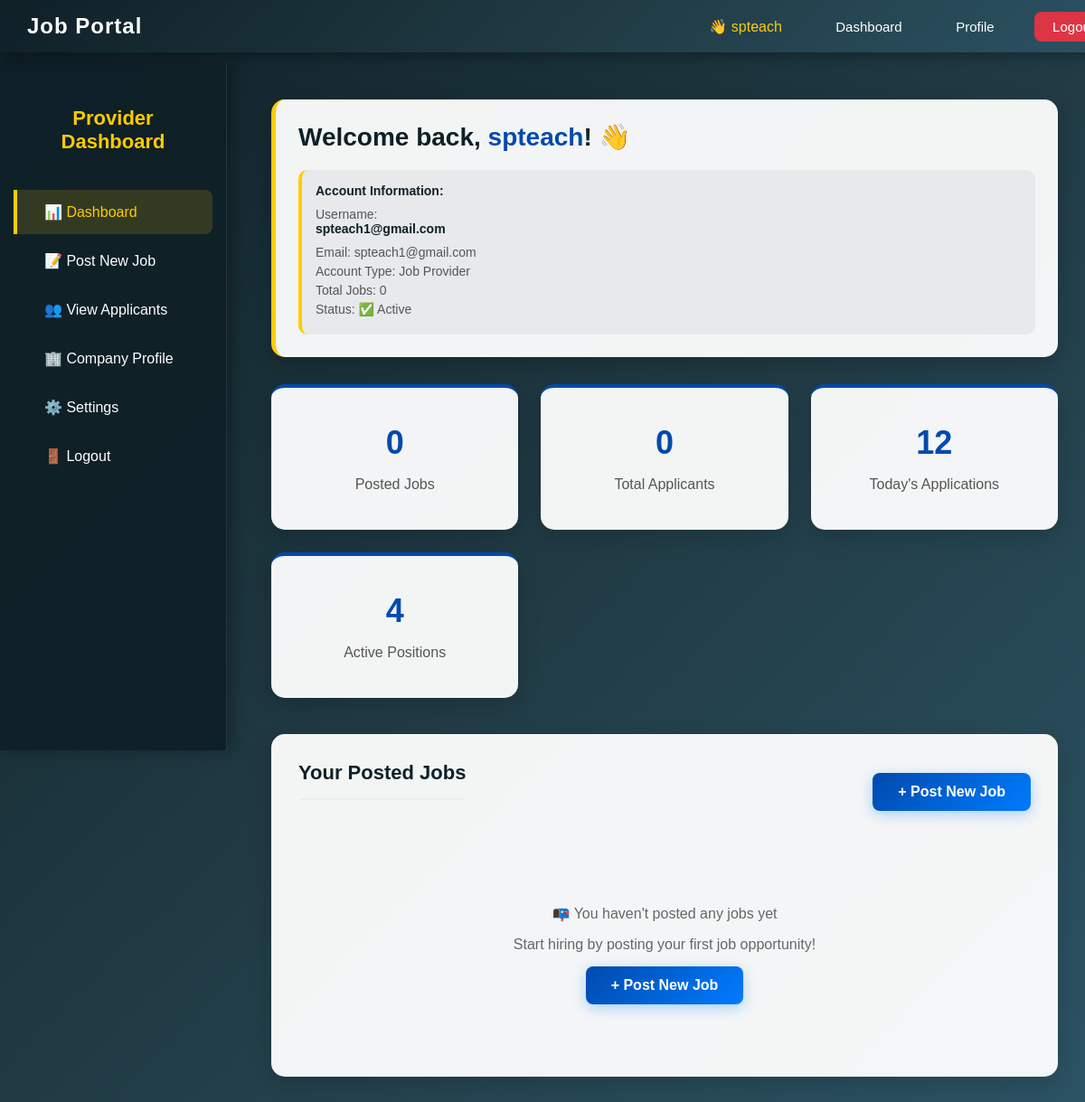
The app's page /jobprovider-dashboard/ (signed in), older data.
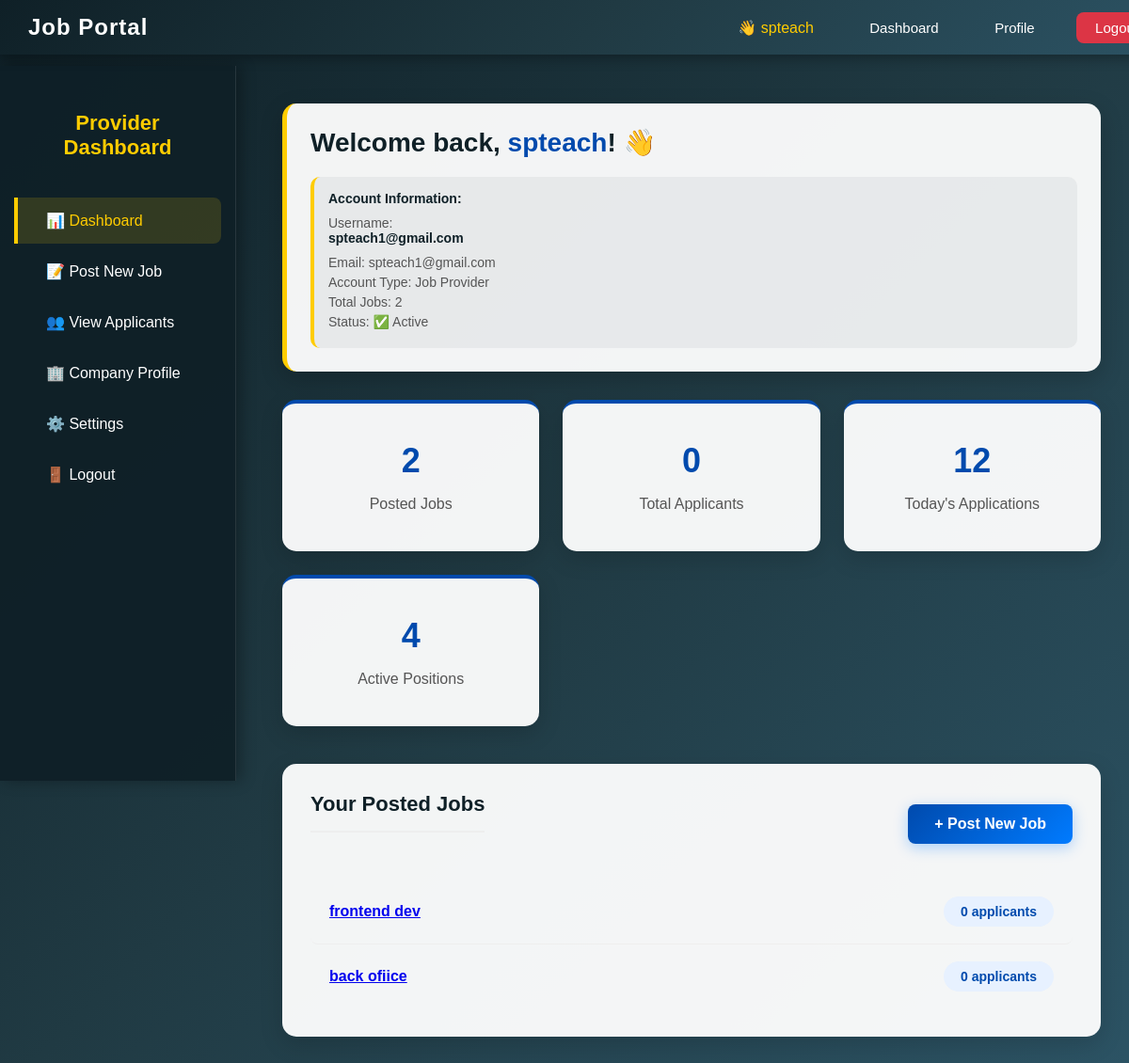
The same page, newer data.
### myapp/models.py (models this page shows, shortened)
class Job(models.Model):
    provider = models.ForeignKey(
        User,
        on_delete=models.CASCADE,
        related_name="posted_jobs"
    )
    title = models.CharField(max_length=200)
    description = models.TextField()
    location = models.CharField(max_length=100)
    salary = models.CharField(max_length=100, blank=True)
    created_at = models.DateTimeField(auto_now_add=True)
    applicants = models.IntegerField(default=0)
    class Meta:
        ordering = ["-created_at"]

### myapp/views.py (the view)
# urls.py: path('jobprovider-dashboard/', views.jobprovider_dashboard, name='jobprovider_dashboard'),
@login_required(login_url="login_jobprovider")
def jobprovider_dashboard(request):
    jobs = Job.objects.filter(provider=request.user).order_by("-created_at")
    return render(request, "jobprovider_dashboard.html", {
        "jobs": jobs
    })

### templates/jobprovider_dashboard.html (shortened to what this page needs)
<!DOCTYPE html>
<html lang="en">
<head>
</head>
<body>
    <div class="navbar">
        <h1>Job Portal</h1>
        <div class="nav-links">
            <span style="color: #ffcc00; margin-right: 15px;">👋 {{ request.user.first_name|default:request.user.username }}</span>
            <a href="/jobprovider/dashboard/">Dashboard</a>
            <a href="">Profile</a>
            <a href="/logout/" class="logout">Logout</a>
        </div>
    </div>
    <div class="sidebar">
        <h2>Provider Dashboard</h2>
        <a href="/jobprovider/dashboard/" class="active">📊 Dashboard</a>
        <a href="{% url 'jobprovider_post_job' %}">📝 Post New Job</a>
        <a href="{% url 'jobprovider_view_applications' %}">👥 View Applicants</a>
        <a href="{% url 'jobprovider_company_profile' %}">🏢 Company Profile</a>
        <a href="{% url 'jobprovider_settings' %}">⚙️ Settings</a>
        <a href="/logout/">🚪 Logout</a>
    </div>
    <div class="main">
        <div class="header">
            <div class="welcome-text">
                Welcome back, <span>{{ request.user.first_name|default:request.user.username }}</span>! 👋
            </div>
            <div class="debug-info">
                <strong>Account Information:</strong>
                <p>Username: <strong>{{ request.user.username }}</strong></p>
                <p>Email: {{ request.user.email }}</p>
                <p>Account Type: {% if request.user.is_staff %}Job Provider{% else %}Job Seeker{% endif %}</p>
                <p>Total Jobs: {{ jobs|length }}</p>
                <p>Status: {% if request.user.is_authenticated %}✅ Active{% else %}❌ Inactive{% endif %}</p>
            </div>
        </div>
        <div class="stats">
            <div class="stat-card">
                <h3>{{ jobs|length }}</h3>
                <p>Posted Jobs</p>
            </div>
            <div class="stat-card">
                <h3>
                    {% with total=0 %}
                        {{ total|default:"0" }}
                    {% endwith %}
                </h3>
                <p>Total Applicants</p>
            </div>
            <div class="stat-card">
                <h3>12</h3>
                <p>Today's Applications</p>
            </div>
            <div class="stat-card">
                <h3>4</h3>
                <p>Active Positions</p>
            </div>
        </div>
        <div class="job-list">
            <div class="section-header">
                <h2>Your Posted Jobs</h2>
                <a href="{% url 'jobprovider_post_job' %}" class="post-btn">+ Post New Job</a>
            </div>
            {% if jobs %}
                {% for job in jobs %}
                <div class="job-row">
                    <div class="job-title">
                        <a href="{% url 'job_detail' job.id %}">
                            {{ job.title }}
                        </a>
                    </div>
                    <div class="job-applicants">{{ job.applicants }} applicant{{ job.applicants|pluralize }}</div>
                </div>
                {% endfor %}
            {% else %}
                <div class="no-jobs">
                    <p>📭 You haven't posted any jobs yet</p>
                    <p>Start hiring by posting your first job opportunity!</p>
                    <a href="{% url 'jobprovider_post_job' %}" class="post-btn">+ Post New Job</a>
                </div>
            {% endif %}
        </div>
    </div>
</body>
</html>

Row changes from the older to the newer data that the page shows:
added Job: title "frontend dev", applicants "0"
added Job: title "back ofiice", applicants "0"
Text that changed along with them:
{{ jobs|length }}: "0" → "2"
text no longer shown: "📭 You haven't posted any jobs yet Start hiring by posting your first job opportunity! + Post New Job"
